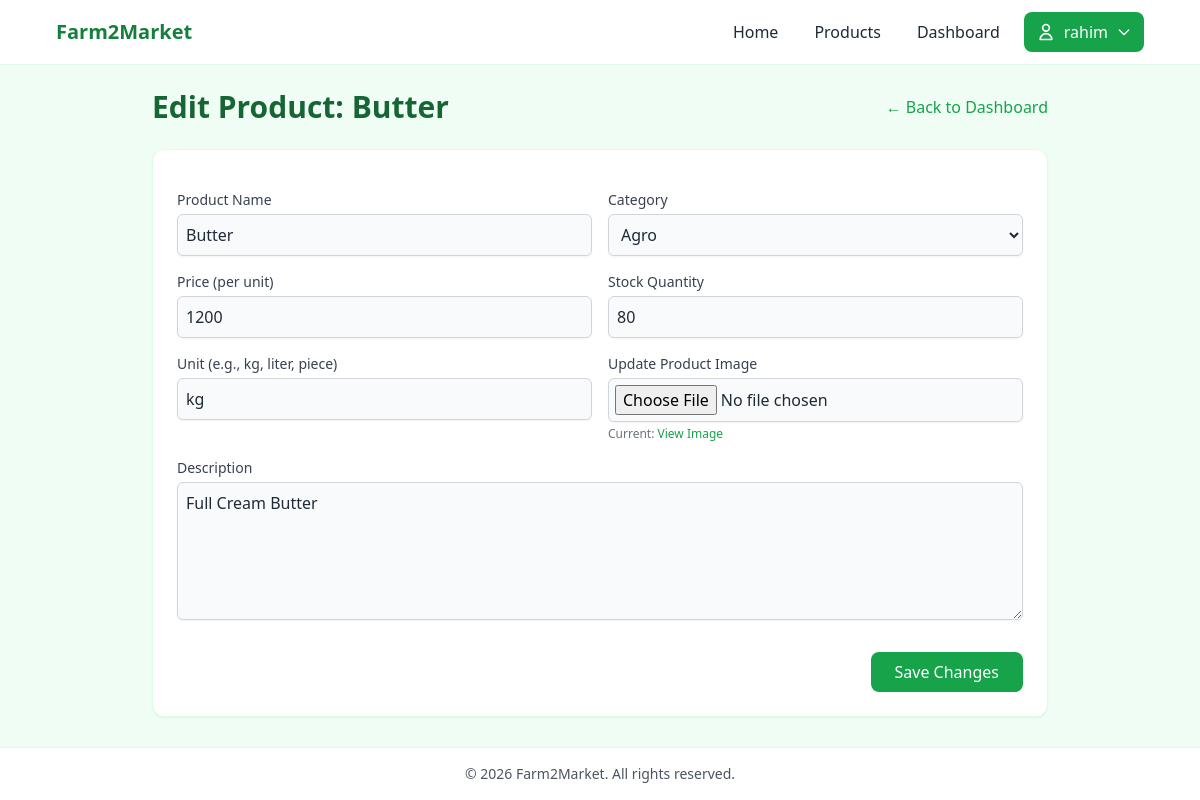
/farmer/product/edit/2/ (signed in), run on the app's committed database.
### f2m_app/models.py (models this page shows, shortened)
class Product(models.Model):
    product_id = models.AutoField(primary_key=True)
    farmer = models.ForeignKey(FarmerProfile, on_delete=models.CASCADE, related_name="products")
    category = models.ForeignKey(Category, on_delete=models.CASCADE, related_name="products")
    name = models.CharField(max_length=255)
    description = models.TextField()
    price_per_unit = models.IntegerField(default=0)
    stock_quantity = models.IntegerField(default=0)
    unit = models.CharField(max_length=50)
    image = models.ImageField(upload_to='product_images/', null=True, blank=True)
    created_at = models.DateTimeField(auto_now_add=True)

class Category(models.Model):
    category_id = models.AutoField(primary_key=True)
    name = models.CharField(max_length=255)
    description = models.TextField(blank=True)
    class Meta:
        verbose_name_plural = "Categories"

### f2m_app/views.py (the view, shortened to what this page needs)
# urls.py: path('farmer/product/edit/<int:product_id>/', views.edit_product_view, name="edit_product_view"),
@login_required
def edit_product_view(request, product_id):
    try:
        farmer_profile = request.user.farmer_profile
    except FarmerProfile.DoesNotExist:
        messages.error(request, "You must be a farmer to edit products.")
        return redirect('home_view')
    try:
        product = Product.objects.get(product_id=product_id, farmer=farmer_profile)
    except Product.DoesNotExist:
        messages.error(request, "Product not found or you don't have permission to edit it.")
        return redirect('farmer_dashboard_view')
    categories = Category.objects.all()
    context = {
        'product': product,
        'categories': categories
    }
    return render(request, "F2M/edit_product.html", context)

### templates/F2M/edit_product.html (shortened to what this page needs)
{% extends 'base.html' %}
{% block content %}
<div class="max-w-4xl mx-auto space-y-6">
    <div class="flex items-center justify-between">
        <h2 class="text-2xl sm:text-3xl font-bold text-green-800">Edit Product: {{ product.name }}</h2>
        <a href="{% url 'farmer_dashboard_view' %}" class="text-green-600 hover:text-green-800 transition font-medium">&larr; Back to Dashboard</a>
    </div>
    <div class="bg-white p-6 rounded-xl shadow-sm border border-green-100">
        <form method="POST" action="{% url 'edit_product_view' product.product_id %}" enctype="multipart/form-data" class="space-y-4">
            <div class="grid grid-cols-1 md:grid-cols-2 gap-4">
                <div>
                    <label class="block text-sm font-medium text-gray-700">Product Name</label>
                    <input type="text" name="name" value="{{ product.name }}" required class="mt-1 block w-full rounded-md border-gray-300 shadow-sm focus:border-green-500 focus:ring-green-500 bg-gray-50 p-2 border">
                </div>
                <div>
                    <label class="block text-sm font-medium text-gray-700">Category</label>
                    <select name="category" required class="mt-1 block w-full rounded-md border-gray-300 shadow-sm focus:border-green-500 focus:ring-green-500 bg-gray-50 p-2 border">
                        {% for cat in categories %}
                            <option value="{{ cat.category_id }}" {% if cat.category_id == product.category.category_id %}selected{% endif %}>{{ cat.name }}</option>
                        {% endfor %}
                    </select>
                </div>
                <div>
                    <label class="block text-sm font-medium text-gray-700">Price (per unit)</label>
                    <input type="number" step="1" name="price_per_unit" value="{{ product.price_per_unit }}" required class="mt-1 block w-full rounded-md border-gray-300 shadow-sm focus:border-green-500 focus:ring-green-500 bg-gray-50 p-2 border">
                </div>
                <div>
                    <label class="block text-sm font-medium text-gray-700">Stock Quantity</label>
                    <input type="number" step="1" name="stock_quantity" value="{{ product.stock_quantity }}" required class="mt-1 block w-full rounded-md border-gray-300 shadow-sm focus:border-green-500 focus:ring-green-500 bg-gray-50 p-2 border">
                </div>
                <div>
                    <label class="block text-sm font-medium text-gray-700">Unit (e.g., kg, liter, piece)</label>
                    <input type="text" name="unit" value="{{ product.unit }}" required class="mt-1 block w-full rounded-md border-gray-300 shadow-sm focus:border-green-500 focus:ring-green-500 bg-gray-50 p-2 border">
                </div>
                <div>
                    <label class="block text-sm font-medium text-gray-700">Update Product Image</label>
                    <input type="file" name="image" accept="image/*" class="mt-1 block w-full rounded-md border-gray-300 shadow-sm focus:border-green-500 focus:ring-green-500 bg-gray-50 p-1.5 border">
                    {% if product.image %}
                        <p class="text-xs text-gray-500 mt-1">Current: <a href="{{ product.image.url }}" target="_blank" class="text-green-600 hover:underline">View Image</a></p>
                    {% endif %}
                </div>
            </div>
            <div>
                <label class="block text-sm font-medium text-gray-700">Description</label>
                <textarea name="description" rows="5" required class="mt-1 block w-full rounded-md border-gray-300 shadow-sm focus:border-green-500 focus:ring-green-500 bg-gray-50 p-2 border">{{ product.description }}</textarea>
            </div>
            <div class="flex justify-end pt-4">
                <button type="submit" class="bg-green-600 text-white px-6 py-2 rounded-lg hover:bg-green-700 transition font-medium">Save Changes</button>
            </div>
        </form>
    </div>
</div>
{% endblock %}

### templates/base.html (shortened to what this page needs)
{% load static %}
<!DOCTYPE html>
<html lang="en">
<head>
    <script src="https://cdn.tailwindcss.com"></script>
</head>
<body class="min-h-screen bg-green-50 text-gray-800 flex flex-col">
    <header class="bg-white/95 border-b border-green-100 sticky top-0 z-50">
        <nav class="max-w-6xl mx-auto px-4 sm:px-6 lg:px-8 py-3">
            <div class="flex flex-wrap items-center justify-between gap-3">
                <a href="{% url 'home_view' %}" class="text-xl font-bold text-green-700">Farm2Market</a>
                <ul class="flex flex-wrap items-center gap-2 sm:gap-3 text-sm sm:text-base">
                    <li><a href="{% url 'home_view' %}" class="px-3 py-2 rounded-lg hover:bg-green-100">Home</a></li>
                    <li><a href="{% url 'product_list_view' %}" class="px-3 py-2 rounded-lg hover:bg-green-100">Products</a></li>
                    {% if user.is_authenticated %}
                        {% if user.farmer_profile %}
                            <li><a href="{% url 'farmer_dashboard_view' %}" class="px-3 py-2 rounded-lg hover:bg-green-100">Dashboard</a></li>
                        {% elif user.buyer_profile %}
                            <li><a href="/cart/" class="px-3 py-2 rounded-lg hover:bg-green-100">Cart</a></li>
                            <li><a href="/orders/" class="px-3 py-2 rounded-lg hover:bg-green-100">Orders</a></li>
                        {% endif %}
                        <li class="relative group z-50">
                            <button class="px-3 py-2 rounded-lg bg-green-600 text-white hover:bg-green-700 flex items-center gap-2 focus:outline-none cursor-pointer">
                                <svg xmlns="http://www.w3.org/2000/svg" class="h-5 w-5" fill="none" viewBox="0 0 24 24" stroke="currentColor">
                                    <path stroke-linecap="round" stroke-linejoin="round" stroke-width="2" d="M16 7a4 4 0 11-8 0 4 4 0 018 0zM12 14a7 7 0 00-7 7h14a7 7 0 00-7-7z" />
                                </svg>
                                <span class="font-medium">{{ user.username }}</span>
                                <svg xmlns="http://www.w3.org/2000/svg" class="h-4 w-4" fill="none" viewBox="0 0 24 24" stroke="currentColor">
                                    <path stroke-linecap="round" stroke-linejoin="round" stroke-width="2" d="M19 9l-7 7-7-7" />
                                </svg>
                            </button>
                        </li>
                    {% else %}
                        <li><a href="{% url 'login_view' %}" class="px-3 py-2 rounded-lg hover:bg-green-100">Login</a></li>
                        <li><a href="{% url 'register_view' %}" class="px-3 py-2 rounded-lg bg-green-600 text-white hover:bg-green-700">Register</a></li>
                    {% endif %}
                </ul>
            </div>
        </nav>
    </header>
    <main class="flex-1 w-full {% block main_class %}max-w-6xl mx-auto px-4 sm:px-6 lg:px-8 py-6{% endblock %}">
        {% block content %}{% endblock %}
    </main>
    <footer class="bg-white border-t border-green-100">
        <div class="max-w-6xl mx-auto px-4 sm:px-6 lg:px-8 py-4 text-sm text-gray-600 text-center">
            &copy; {% now "Y" %} Farm2Market. All rights reserved.
        </div>
    </footer>
</body>
</html>

### data on the page
Product: name "Butter", category "Agro", price_per_unit "1200", stock_quantity "80", unit "kg", description "Full Cream Butter"

### other printed values
{{ user.username }} "rahim"
